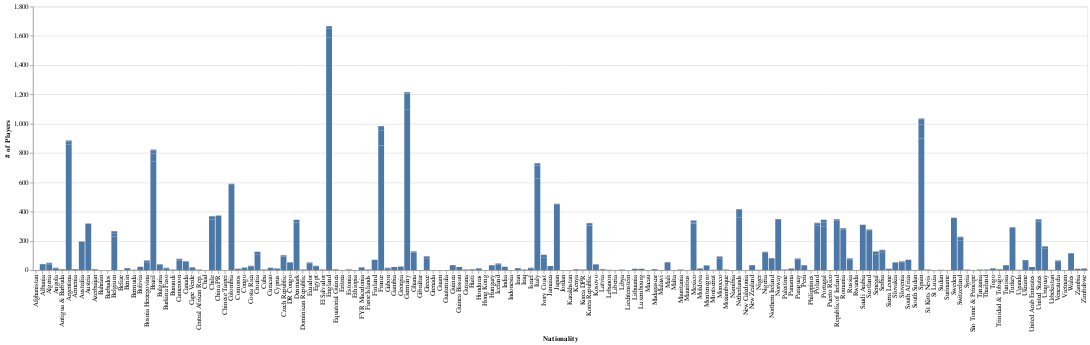

Write notebook code for a chart like this one.
### Code cell
player_count_bar_chart = alt.Chart(nationality_df).mark_bar().encode(x=alt.X('nationality:O', title='Nationality'), 
                                                                     y=alt.Y('player_count:Q', title='# of Players')
                                                                  ).interactive()

player_count_bar_text = player_count_bar_chart.mark_text(
                                      align='left',
                                      baseline='middle',
                                      dx=3  # Nudges text to right so it doesn't appear on top of the bar
                                      ).encode(text='player_count:Q')


player_count_bar_chart.properties(width=1600, height=400)

# nationality_df['player_count'].plot.bar(figsize=(27, 9))

### Figure 1 — Vega-Lite specification as saved in the notebook (floating-point values rounded to 4 significant figures; data arrays with more than 128 entries replaced by an {"elided": "..."} marker saying what was removed)
{"config": {"view": {"continuousWidth": 400, "continuousHeight": 300}}, "data": {"name": "data-0070a7620a0f1117244dc5854ea03981"}, "mark": "bar", "encoding": {"x": {"field": "nationality", "title": "Nationality", "type": "ordinal"}, "y": {"field": "player_count", "title": "# of Players", "type": "quantitative"}}, "height": 400, "selection": {"selector007": {"type": "interval", "bind": "scales", "encodings": ["x", "y"]}}, "width": 1600, "$schema": "https://vega.github.io/schema/vega-lite/v4.17.0.json", "datasets": {"data-0070a7620a0f1117244dc5854ea03981": {"elided": "327 records"}}}
